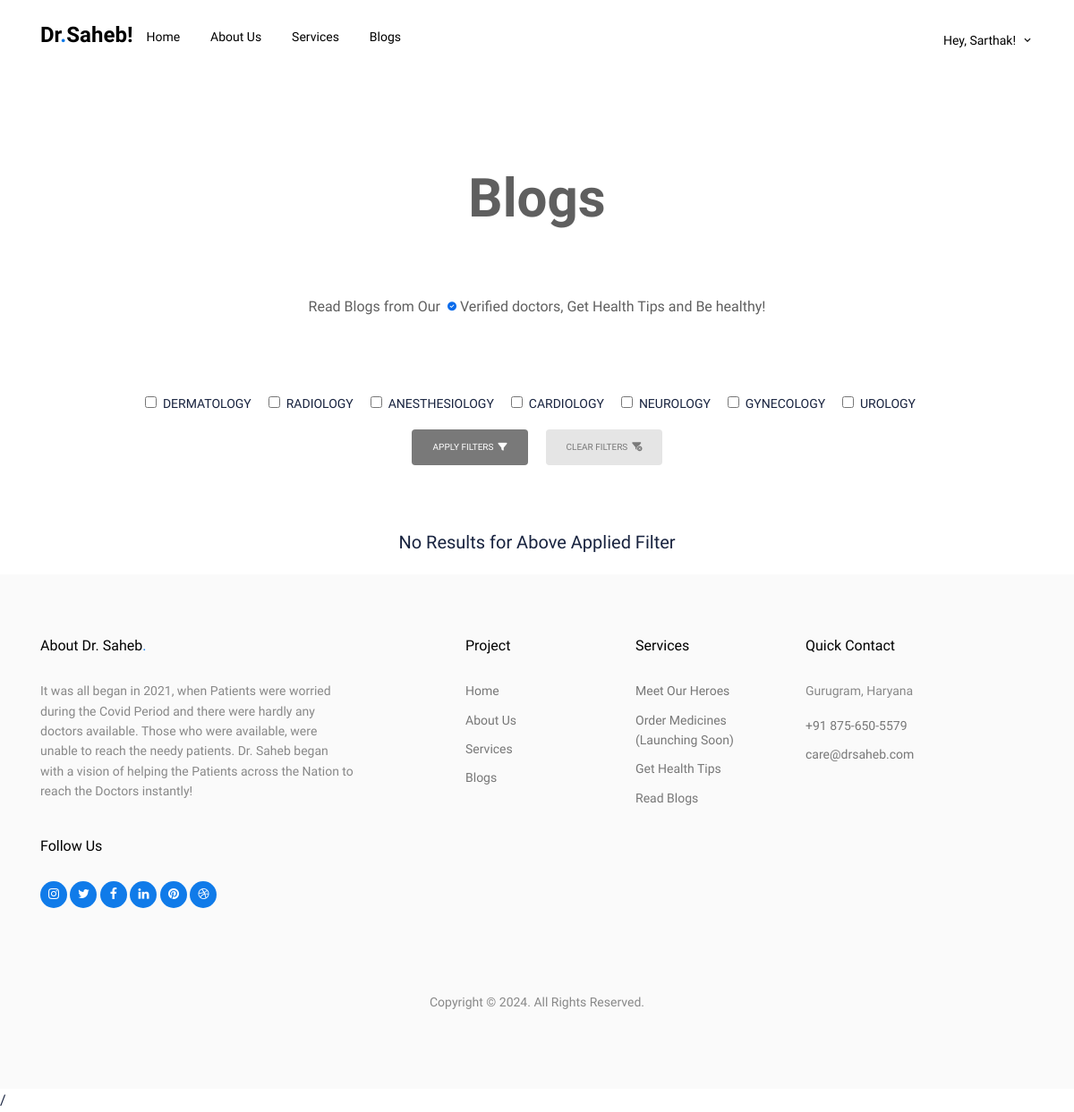
Screenshot of /blogs/ (signed in) with the database file from the repository.
### department/models.py (models this page shows, shortened)
class Department(models.Model):
    name = models.CharField(max_length=100)
    desc = models.TextField(max_length=200)
    slug = AutoSlugField(unique=True, null=True, populate_from = 'name', default=None)

### blog/views.py (the view, shortened to what this page needs)
# urls.py: path('', views.Blogs, name='blogs'),
@login_required(login_url='/sign-in/')
def Blogs(request):
    dep = Department.objects.all()
    blogs = Blog.objects.all()
    data = {
        'department':dep,
        'blogs':blogs
    }
    return render(request, 'Blogs.html', data)

### blog/Templates/Blogs.html (shortened to what this page needs)
{% extends 'Base/Base.html' %}
{% block content %}
<div class="untree_co-hero pb-0" id="home-section">
    <div class="container">
        <div class="row d-flex align-items-center justify-content-center" style="padding-bottom: 2rem;">
            <div class="col-12">
                <div class="row justify-content-center">
                    <div class="col-md-7 text-center mb-5">
                        <h1 style="font-size: 60px; color: #5f5f5f;" class="heading" data-aos="fade-up"
                            data-aos-delay="0">Blogs
                        </h1>
                    </div>
                </div>
            </div>
            <div class="row align-items-center justify-content-center">
                <div class="col-lg-12 d-flex align-items-center justify-content-center" style="text-align: center ;">
                    <div class="intro">
                        <div class="excerpt" style="color: #5f5f5f;" data-aos="fade-up" data-aos-delay="100">
                            Read Blogs from Our&nbsp;&nbsp;<i class="fa-sharp fa-solid fa-circle-check fa-2xs"
                                style="color: #0a6beb;"></i>&nbsp;Verified doctors, Get Health Tips and Be healthy!
                        </div>
                    </div>
                </div>
            </div>
        </div>
        <div class="row d-flex align-items-center justify-content-center" style="padding: 0rem 0rem;" data-aos="fade-up"
            data-aos-delay="0">
            <div class="card-body d-flex align-items-center justify-content-center">
                <form method="post" class="form">
                    {% for data in department %}
                    <label class="checkbox-inline">
                        <input type="checkbox" name="category" value="{{data.name}}">
                        &nbsp;{{data.name}}
                    </label>
                    {% endfor %}
                    <div class="row">
                        <div class="col-sm-12 d-flex align-items-center justify-content-center">
                            <button class="btn-submit" type="submit" name="apply-filter">Apply Filters&nbsp;&nbsp;<i
                                    class="fa-solid fa-filter" style="color: #ffffff;"></i></button>
                            <button class="btn-submit-clear" type="submit" name="clear-filter">Clear
                                Filters&nbsp;&nbsp;<i class="fa-solid fa-filter-circle-xmark clear-icon"></i></button>
                        </div>
                    </div>
                </form>
            </div>
        </div>
        {% for blog in blogs %}
        <div class="col-md-12 mb-3" data-aos="fade-left" data-aos-delay="0">
            <div class="card"
                style="box-shadow: rgba(99, 99, 99, 0.2) 0px 2px 8px 0px; border: 0px; border-radius: 10px;">
                <div class="card-body blog-box" style="min-height: 20rem; padding: 1rem;">
                    <div class="blog-main">
                        <div class="blog-title">
                            {{blog.title}}
                        </div>
                        <div class="blog-content">
                            {{blog.desc}}
                        </div>
                    </div>
                    <div class="blog-end">
                        <div class="blog-end-1">Authored by: {{blog.profile.user.first_name}}
                            {{blog.profile.user.last_name}}</div>
                        <div class="blog-end-1">Posted on: {{blog.created_on|date:"Y-m-d"}}</div>
                    </div>
                </div>
            </div>
        </div>
        {% empty %}
        <div class="row d-flex align-items-center justify-content-center"
            style="font-size: 20px; padding: 0rem 0rem; margin: 20px 0px;" data-aos="fade-up" data-aos-delay="0">
            No Results for Above Applied Filter
        </div>
        {% endfor %}
    </div>
</div>
{% endblock %}

### Templates/Base/Navbar.html (shortened to what this page needs)
<nav class="site-nav dark js-site-navbar mb-5 site-navbar-target">
  <div class="container">
    <div class="site-navigation">
      <a href="index.html" class="logo m-0 float-left">Dr<span class="text-primary">.</span>Saheb!</a>
      <ul class="js-clone-nav d-none d-lg-inline-block site-menu float-left">
        <li class="active"><a href="/" class="nav-link">Home</a></li>
        <li><a href="{% url 'about' %}" class="nav-link">About Us</a></li>
        {% if request.user.is_authenticated %}
        <li><a href="{% url 'services' %}" class="nav-link">Services</a></li>
        <li><a href="{% url 'blog:blogs' %}" class="nav-link">Blogs</a></li>
        {% endif %}
      </ul>
      <ul class="js-clone-nav d-none mt-1 d-lg-inline-block site-menu float-right">
        {% if request.user.is_authenticated %}
        <li class="has-children">
          <a href="#" class="nav-link">Hey, {{ request.user.first_name }}!</a>
        </li>
        {% else %}
        <li class="cta-button-outline"><a href="{% url 'account:sign-in' %}">Sign in</a></li>
        <li class="cta-primary"><a href="{% url 'account:register' %}">Register</a></li>
        {% endif %}
      </ul>
    </div>
  </div>
</nav>

### Static/css/Account.css (style rules this page uses)
* { box-sizing: border-box; margin: 0; padding: 0; }

### Static/css/style.css (style rules this page uses)
body { font-family: "Work Sans", sans-serif; line-height: 1.6; background: #ffffff; overflow-x: hidden; font-size: 16px; color: #18233F; letter-spacing: normal; }
body:before { content: ""; position: fixed; top: 0; left: 0; z-index: 99; right: 0; bottom: 0; background: rgba(0, 0, 0, 0.2); opacity: 0; visibility: hidden; -webkit-transition: .3s all ease; -o-transition: .3s all ease; transition: .3s all ease; }
a { color: #107BE9; -webkit-transition: .3s all ease; -o-transition: .3s all ease; transition: .3s all ease; }
.text-primary { color: #107BE9 !important; }
h1, .h1, h2, .h2, h3, .h3, h4, .h4 { font-family: "Work Sans", sans-serif; color: #000000; }
.logo { font-size: 24px; color: #ffffff; font-weight: 700; }
.site-nav { position: absolute; width: 100%; z-index: 10; }
.site-nav a { position: relative; z-index: 9; cursor: pointer; }
.site-nav { padding-top: 20px; padding-bottom: 20px; }
.site-nav .site-navigation .site-menu { margin-bottom: 0; }
.site-nav .site-navigation .site-menu > li { display: inline-block; }
.site-nav .site-navigation .site-menu > li > a { font-weight: 500; font-size: 14px; padding: 10px 15px; display: inline-block; text-decoration: none !important; position: relative; }
.site-nav .site-navigation .site-menu > li.active > a { color: #ffffff; }
.site-nav .site-navigation .site-menu .has-children { position: relative; }
.site-nav .site-navigation .site-menu .has-children > a { position: relative; padding-right: 20px; }
.site-nav .site-navigation .site-menu .has-children > a:before { position: absolute; content: "\e313"; font-size: 14px; top: 50%; right: 0; -webkit-transform: translateY(-50%); -ms-transform: translateY(-50%); transform: translateY(-50%); font-family: 'icomoon'; }
.site-nav.dark a { color: #000000; }
.site-nav.dark .site-navigation .site-menu > li.active > a { color: #000000; }
.untree_co-hero { position: relative; }
.untree_co-hero, .untree_co-hero > .container > .row { padding: 6rem 0; }
.untree_co-hero .heading { line-height: 1; font-weight: 700; color: #000000; margin-bottom: 30px; font-size: clamp(2rem, 2.5vw, 4rem); }
.untree_co-hero .intro { position: relative; z-index: 2; }
.untree_co-hero .excerpt { margin-bottom: 30px; }

### Static/css/MyCSS.css (style rules this page uses)
.checkbox-inline { display: inline-block; margin-right: 15px; font-size: 14px; text-transform: uppercase; }
button { width: 130px; height: 40px; border-radius: 10px; }

### rows the page displays
Department: name "DERMATOLOGY"
Department: name "RADIOLOGY"
Department: name "ANESTHESIOLOGY"
Department: name "CARDIOLOGY"
Department: name "NEUROLOGY"
Department: name "GYNECOLOGY"
Department: name "UROLOGY"

### other values shown
{{ request.user.first_name }} "Sarthak"
